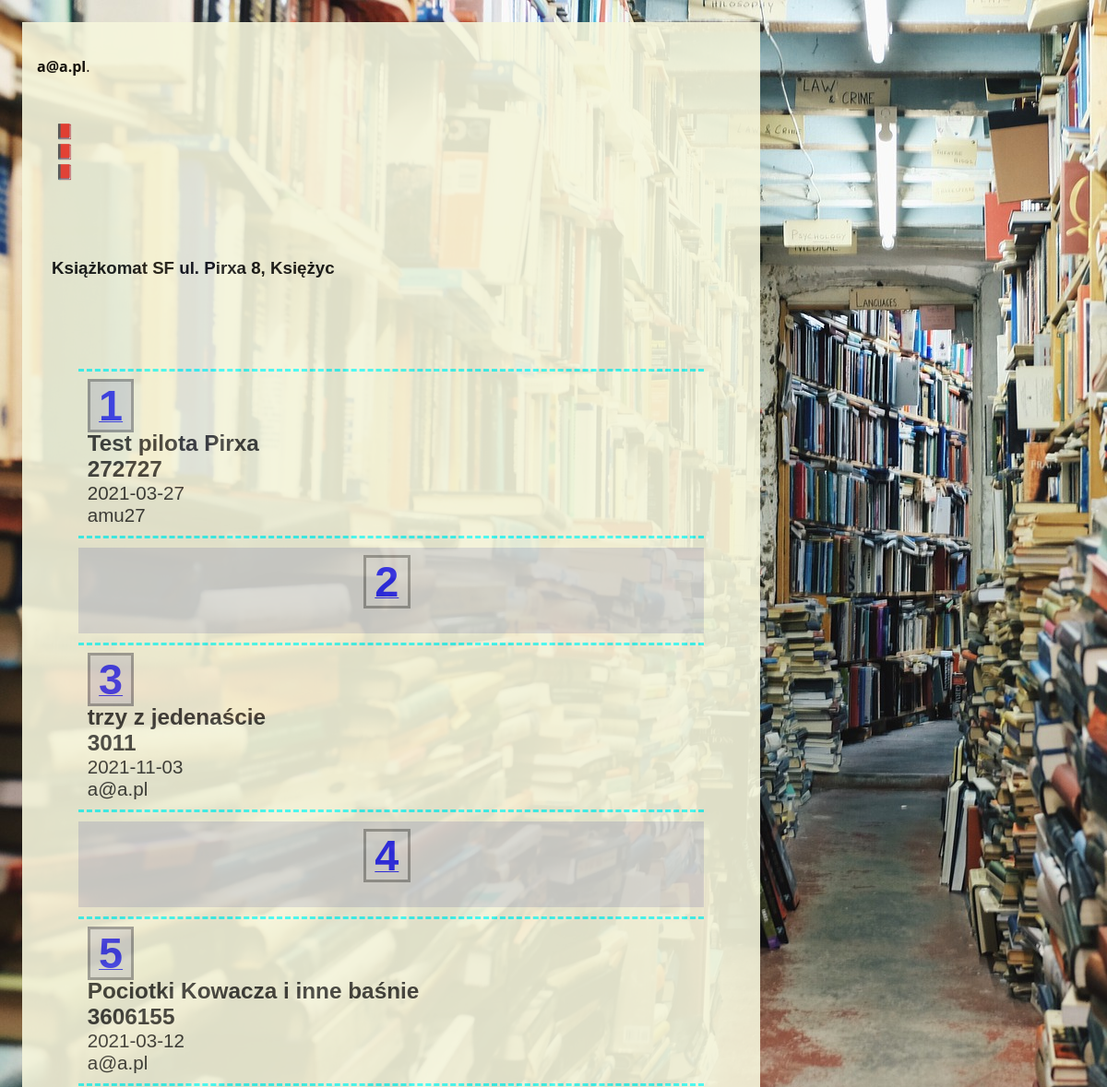
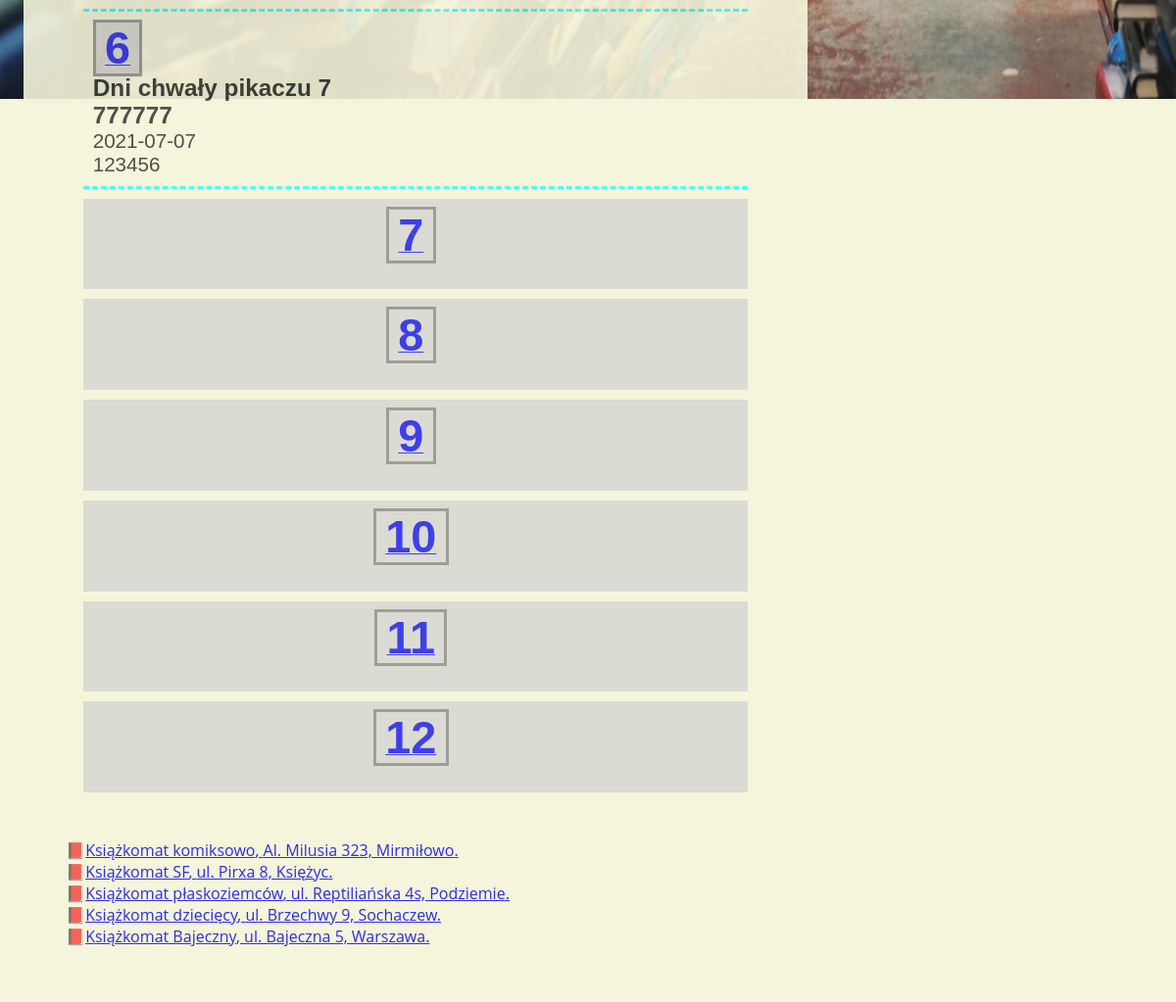
The app's page /machine.php?id=15 (signed in) with its own data (2 pictures, top to bottom).
### tables this page shows
CREATE TABLE "unit" (
    "unit_id" INTEGER PRIMARY KEY AUTOINCREMENT NOT NULL,
    "unit_name" TEXT,
    "unit_address" TEXT,
    "number_columns" INTEGER,
    "number_box" INTEGER
);

CREATE TABLE "user" (
    "id" INTEGER PRIMARY KEY AUTOINCREMENT NOT NULL,
    "date_insertion" DATETIME,
    "title" TEXT,
    "access_code" TEXT,
    "user_id" INTEGER,
    "box_nr" INTEGER,
    "unit_id" INTEGER
);

### machine.php (the view, shortened to what this page needs)
<?php
require 'config.php';
$db = new MyDB($dbfile);
$selected_unit = filter_input(INPUT_GET, 'id', FILTER_VALIDATE_INT);
$stm = $db->query("SELECT unit_id, unit_name, unit_address, number_box FROM unit");
while ($row = $stm->fetchArray(1)) {
    $unit_id = $row['unit_id'];
    $unit_name = $row['unit_name'];
    $unit_address = $row['unit_address'];
    $unit = "<li><a href=\"?id=$unit_id\">$unit_name, $unit_address.</a></li>";
    $all_units .= $unit;
}
function selected_machine($db, $selected_unit, $info)
{
    $unit_name = "";
    $unit_address = "";
    $number_box = "";
    $stm = $db->prepare("SELECT * from unit where unit_id = :unit_id");
    $stm->bindValue(':unit_id', $selected_unit);
    $score = $stm->execute();
    while ($row = $score->fetchArray(1)) {
        $unit_name = $row['unit_name'];
        $unit_address = $row['unit_address'];
        $number_columns = $row['number_columns'];
        $number_box = $row['number_box'];
    };
    $numbox = 1;
    $k = 1;
    $r = 0;
    $drawing_start = "\n<div  class=\"edycja\">\n";
    $drawing_body = "";
    while ($numbox <= $number_box) {
        $stm = $db->prepare("SELECT unit_name, unit_address from unit where unit_id = :unit_id");
        $stm->bindValue(':unit_id', $selected_unit);
        $score = $stm->execute();
        while ($row = $score->fetchArray(1)) {
            $unit_name = $row['unit_name'];
            $unit_address = $row['unit_address'];
        };
        $stm_box = $db->prepare("SELECT * from user where box_nr = :numbox and unit_id = :unit_id");
        $stm_box->bindValue(':numbox', $numbox);
        $stm_box->bindValue(':unit_id', $selected_unit);
        $score_box = $stm_box->execute();
        $date_insertion = "";
        $title = "";
        $access_code = "";
        $user_id = "";
        while ($row_box = $score_box->fetchArray(1)) {
            $date_insertion = $row_box['date_insertion'];
            $title = $row_box['title'];
            $access_code = $row_box['access_code'];
            $user_id = $row_box['user_id'];
        };
        $box_full = "";
        if (strlen($date_insertion) > 1) {
            $single_box = "<div class=\"machine-box pelna  \">
        <div class=\"\"><a href=\"edit-box.php?box=$numbox&id=$selected_unit\"><span class=\"box-number\">$numbox</span></a>
        $box_full</div><a href=\"edit-box.php?box=$numbox&id=$selected_unit\" class=\"decoration-none\">
        <div>" . $info['book_title'] . " <span class=\"main-data\">$title</span>
        </div>
        <div>" . $info['lockbox_code'] . " <span class=\"main-data\">$access_code</span></div>
        <div>" . $info['date_emptying'] . " <span class=\"highlighted-description\">$date_insertion</span></div>
        <div>" . $info['reader_id'] . " <span class=\"highlighted-description\">$user_id</span></div>
        </a>\n</div>";
        } else {
            $single_box = "<div class=\"grid-item pusta\">
        <div class=\"\"><a href=\"edit-box.php?box=$numbox&id=$selected_unit\"><span class=\"box-number\">$numbox</span></a>
        $box_full<p class=\"alert\"><a href=\"edit-box.php?box=$numbox&id=$selected_unit\">" . $info['box_empty'] . "</a></p>
        </div>\n</div>";
        }
        $drawing_body = $drawing_body . " $single_box  ";
        if ($k < $number_columns) {
            $k++;
            $r++;
        } else {
            $k = 1;
            $drawing_body = $drawing_body . "";
        }
        $numbox++;
    }
    $drawing_stop = "</div>\n";
    $drawing_selected_machine = $drawing_start . $drawing_body . $drawing_stop;
    $unit_info = array($drawing_selected_machine, $unit_name, $unit_address);
    return $unit_info;
}
$unit_info = selected_machine($db, $selected_unit, $info);
$select_machine = $unit_info[1] . " " . $unit_info[2];
$all_units_after = "";
if (is_int($selected_unit)) {
    $unit_template = $unit_info[0];
    $all_units_after = $all_units;
} else {
    $select_machine = $info['select_machine'];
    $unit_template = "";
    $select_machine_after = "";
}
echo $page_head . "\n\t\t<title>" . $info['machine_title']; ?></title>
</head>
<body>
    <?php
    if (isset($_SESSION["name"])) {
    ?>
        <header class="page-header">
            <?php echo $info['admin_login_info'] . " <b>" . $_SESSION['name']; ?></b>.<br>
        </header>
        <nav>
            <ul>
                <li><?php echo $info['admin_logout']; ?></li>
                <li><?php echo $info['admin_page']; ?></li>
                <li><?php echo $info['machine_page']; ?></li>
            </ul>
        </nav>
        <main role="main">
            <section>
                <h3 class=""><?php echo $select_machine; ?></h3>
            </section>
            <section>
                <h3 class=""><?php echo $unit_template;  ?></h3>
                <?php echo $all_units_after; ?>
            </section>
        </main>
    <?php
    } else {
        echo '<header class="page-header">
        <h1>' . $info["machine_message"] . '</h1>
        <h2><a href="login.php">' . $info["login_first"] . '</a></h2>
    </header>';
    }
    ?>
</body>
</html>

### css/style.css (style rules this page uses)
.grid-item { padding: 10px; margin: 10px; text-align: center; }
.pelna { background-color: beige; opacity: 0.9; color: black; }
.pusta { background: lightgray; color: black; }
.main-data { font-weight: bold; font-size: 1.3em; }
.highlighted-description { font-weight: normal; font-size: 1.1em; color: #000; }
.box-number { font-size: 2.5em; font-weight: bold; border-color: gray; background-color: lightgray; border-style: solid; margin-right: .2em; padding-left: 0.2em; padding-right: .2em; }
.machine-box { padding: 10px; margin: 10px; border-bottom: aqua; border-top: aqua; border-top-style: dashed; border-bottom-style: dashed; }
.decoration-none { text-decoration: none; color: black; }
.edycja { background-color: beige; opacity: 0.9; color: black; padding: 1em; margin-bottom: 1em; }
body { padding: 1em; background-image: url('../img/books-768426_1920.jpg'); background-repeat: no-repeat; background-attachment: fixed; background-color: beige; max-width: 800px; font-family: 'Open Sans', sans-serif; }
header { background-color: beige; opacity: 0.9; padding: 1em; }
main { background-color: beige; opacity: 0.9; padding: 1em; }
section { background-color: beige; opacity: 0.9; padding: 1em; }
nav { background-color: beige; opacity: 0.9; padding: 1em; }
h1, h2, h3 { font-family: 'Jost', sans-serif; }
li { list-style: "📕"; padding-left: 0.7em; }

### records on screen
unit: select_machine "Książkomat SF ul. Pirxa 8, Księżyc", unit_name "Książkomat SF", unit_address "ul. Pirxa 8, Księżyc"
user: title "Test pilota Pirxa", access_code "272727", date_insertion "2021-03-27", user "amu27"
user: title "trzy z jedenaście", access_code "3011", date_insertion "2021-11-03", user "a@a.pl"
user: title "Pociotki Kowacza i inne baśnie", access_code "3606155", date_insertion "2021-03-12", user "a@a.pl"
user: title "Dni chwały pikaczu 7", access_code "777777", date_insertion "2021-07-07", user "123456"
unit: unit_name "Książkomat komiksowo", unit_address "Al. Milusia 323, Mirmiłowo"
unit: unit_name "Książkomat płaskoziemców", unit_address "ul. Reptiliańska 4s, Podziemie"
unit: unit_name "Książkomat dziecięcy", unit_address "ul. Brzechwy 9, Sochaczew"
unit: unit_name "Książkomat Bajeczny", unit_address "ul. Bajeczna 5, Warszawa"

### other values on screen
$_SESSION['name'] "a@a.pl"
